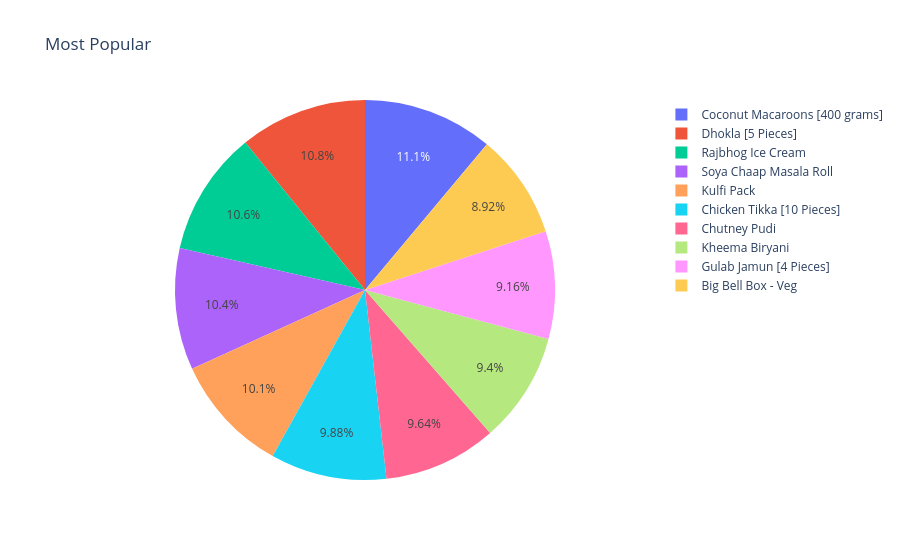

Notebook cell for this chart:
### Code cell
px.pie(data_frame=popularity,values=df.loc[popularity,"Delivery Rating"],names=df.loc[popularity,"Item Name"],title="Most Popular")

### Figure 1 — Plotly figure (JSON) as saved in the notebook; plotly's stock layout.template omitted (floating-point values rounded to 4 significant figures)
{"data": [{"domain": {"x": [0, 1], "y": [0, 1]}, "hovertemplate": "label=%{label}<br>value=%{value}<extra></extra>", "labels": ["Coconut Macaroons [400 grams]", "Dhokla [5 Pieces]", "Rajbhog Ice Cream", "Soya Chaap Masala Roll", "Kulfi Pack", "Chicken Tikka [10 Pieces]", "Chutney Pudi", "Kheema Biryani", "Gulab Jamun [4 Pieces]", "Big Bell Box - Veg"], "legendgroup": "", "name": "", "showlegend": true, "type": "pie", "values": [4.6, 4.5, 4.4, 4.3, 4.2, 4.1, 4.0, 3.9, 3.8, 3.7]}], "layout": {"legend": {"tracegroupgap": 0}, "title": {"text": "Most Popular"}}}
